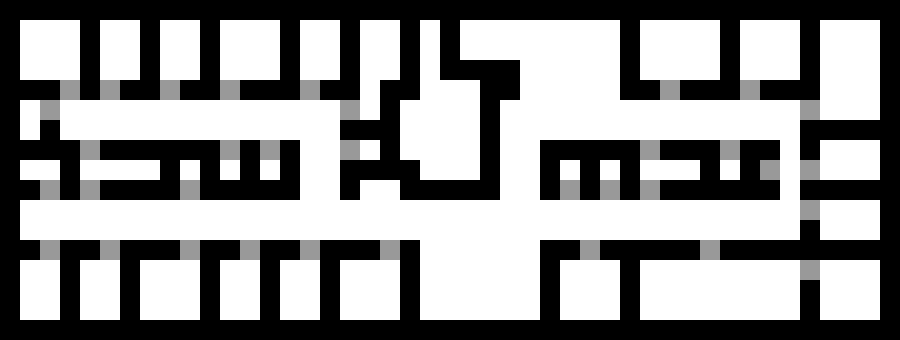

This is a level from a 2D game, rendered from its Tiled map with the project's own tilesets. A one-line summary and the map file follow, with tile-layer data summarised:
An orthogonal 45x17 tile map with 20x20 px tiles, 1 tile layer (Walls).

<map version="1.0" orientation="orthogonal" renderorder="right-down" width="45" height="17" tilewidth="20" tileheight="20" nextobjectid="1">
 <tileset firstgid="1" name="Background" tilewidth="20" tileheight="20">
  <image source="tiles.png" width="60" height="20" />
 </tileset>
 <layer name="Walls" width="45" height="17">
  <data>[765 cells, 765 non-empty, 3 distinct tile ids]</data>
 </layer>
</map>